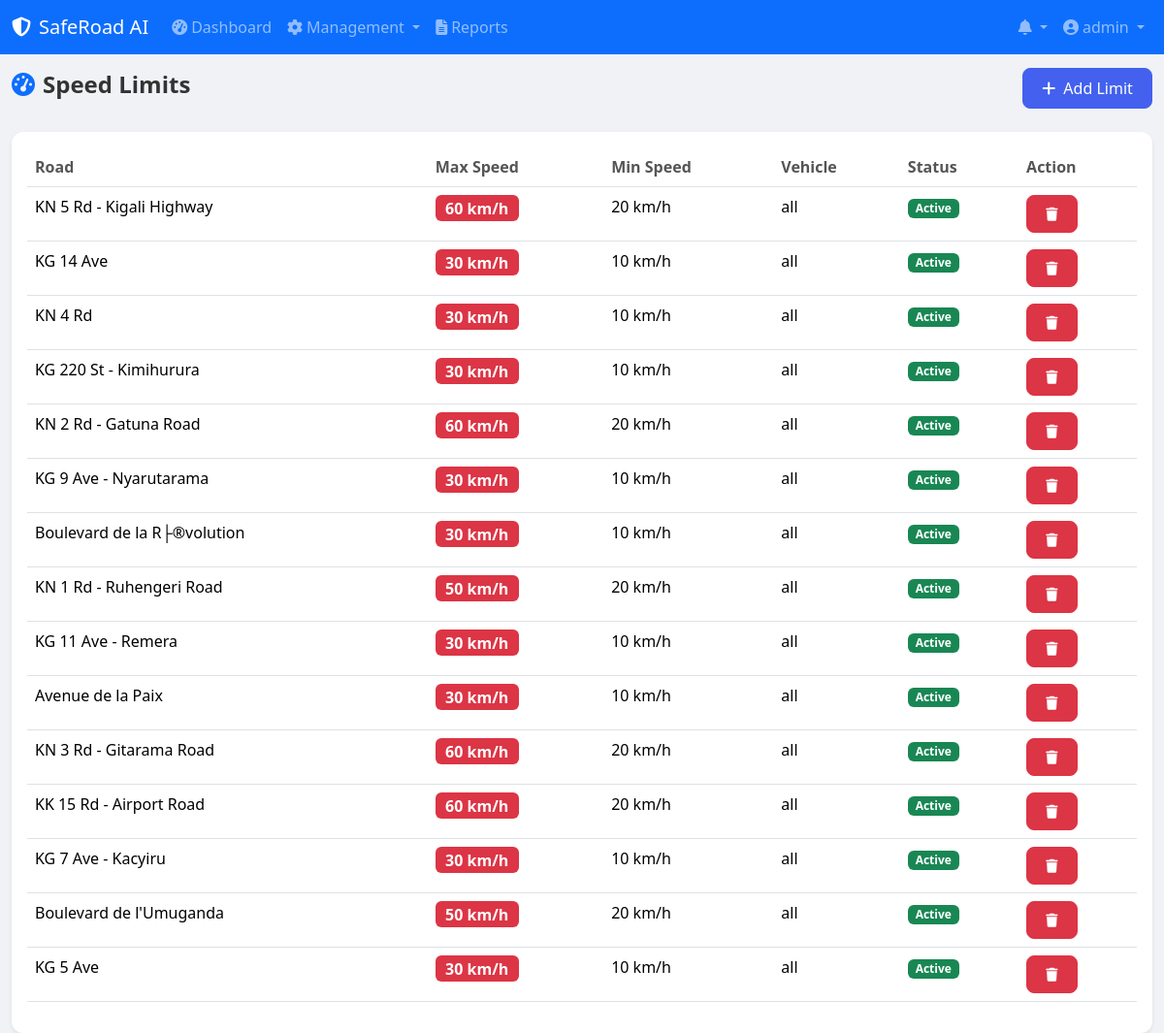
Screenshot of /admin/speed-limits/index.php (signed in) with the database file from the repository.
### tables this page shows
CREATE TABLE `speed_limits` (
  `id` int(11) NOT NULL AUTO_INCREMENT,
  `road_id` int(11) DEFAULT NULL,
  `max_speed` int(11) NOT NULL,
  `min_speed` int(11) DEFAULT 0,
  `vehicle_type` varchar(50) DEFAULT 'all',
  `effective_from` time DEFAULT '00:00:00',
  `effective_to` time DEFAULT '23:59:59',
  `is_active` tinyint(1) DEFAULT 1,
  `updated_by` int(11) DEFAULT NULL,
  `created_at` timestamp NOT NULL DEFAULT current_timestamp(),
  PRIMARY KEY (`id`),
  KEY `road_id` (`road_id`),
  KEY `updated_by` (`updated_by`),
  CONSTRAINT `speed_limits_ibfk_1` FOREIGN KEY (`road_id`) REFERENCES `roads` (`id`) ON DELETE CASCADE,
  CONSTRAINT `speed_limits_ibfk_2` FOREIGN KEY (`updated_by`) REFERENCES `users` (`id`) ON DELETE SET NULL
);

CREATE TABLE `roads` (
  `id` int(11) NOT NULL AUTO_INCREMENT,
  `road_name` varchar(200) NOT NULL,
  `road_type` varchar(50) DEFAULT 'Highway',
  `start_lat` decimal(10,7) DEFAULT NULL,
  `start_lng` decimal(10,7) DEFAULT NULL,
  `end_lat` decimal(10,7) DEFAULT NULL,
  `end_lng` decimal(10,7) DEFAULT NULL,
  `distance_km` decimal(8,2) DEFAULT NULL,
  `lanes` int(11) DEFAULT 2,
  `surface_type` varchar(50) DEFAULT 'Asphalt',
  `status` enum('open','closed','under_construction') DEFAULT 'open',
  `added_by` int(11) DEFAULT NULL,
  `created_at` timestamp NOT NULL DEFAULT current_timestamp(),
  PRIMARY KEY (`id`),
  KEY `added_by` (`added_by`),
  CONSTRAINT `roads_ibfk_1` FOREIGN KEY (`added_by`) REFERENCES `users` (`id`) ON DELETE SET NULL
);

### config/database.php (called while the page is built, shortened)
<?php
class Database {
    private static $instance = null;
    private $conn;
    private function __construct() {
        try {
            $dsn = "mysql:host=" . DB_HOST . ";dbname=" . DB_NAME . ";charset=utf8mb4";
            $options = [
                PDO::ATTR_ERRMODE => PDO::ERRMODE_EXCEPTION,
                PDO::ATTR_DEFAULT_FETCH_MODE => PDO::FETCH_ASSOC,
                PDO::ATTR_EMULATE_PREPARES => false,
            ];
            $this->conn = new PDO($dsn, DB_USER, DB_PASS, $options);
        } catch (PDOException $e) {
            error_log("Database connection failed: " . $e->getMessage());
            die("Database connection failed. Please check configuration.");
        }
    }
    public static function getInstance() {
        if (self::$instance === null) {
            self::$instance = new self();
        }
        return self::$instance;
    }
    public function query($sql, $fetchMode = PDO::FETCH_ASSOC) {
        $stmt = $this->conn->query($sql);
        $stmt->setFetchMode($fetchMode);
        return $stmt;
    }
}

### admin/speed-limits/index.php (the view, shortened to what this page needs)
<?php
$db = Database::getInstance();
$limits = $db->query("SELECT sl.*, r.road_name FROM speed_limits sl JOIN roads r ON sl.road_id = r.id ORDER BY sl.created_at DESC")->fetchAll();
include __DIR__ . '/../../includes/header.php';
include __DIR__ . '/../../includes/navbar.php';
?>
<div class="container-fluid">
    <div class="d-flex justify-content-between align-items-center mb-4">
        <h4 class="fw-bold"><i class="fas fa-tachometer-alt me-2 text-primary"></i>Speed Limits</h4>
        <button class="btn btn-primary" data-bs-toggle="modal" data-bs-target="#addModal"><i class="fas fa-plus me-2"></i>Add Limit</button>
    </div>
    <div class="card border-0 shadow-sm">
        <div class="card-body">
            <table class="table table-hover">
                <thead><tr><th>Road</th><th>Max Speed</th><th>Min Speed</th><th>Vehicle</th><th>Status</th><th>Action</th></tr></thead>
                <tbody>
                    <?php foreach ($limits as $l): ?>
                    <tr>
                        <td><?php echo htmlspecialchars($l['road_name']); ?></td>
                        <td><span class="badge bg-danger fs-6"><?php echo $l['max_speed']; ?> km/h</span></td>
                        <td><?php echo $l['min_speed'] ? $l['min_speed'] . ' km/h' : 'N/A'; ?></td>
                        <td><?php echo $l['vehicle_type']; ?></td>
                        <td><span class="badge bg-<?php echo $l['is_active'] ? 'success' : 'secondary'; ?>"><?php echo $l['is_active'] ? 'Active' : 'Inactive'; ?></span></td>
                        <td>
                            <form method="POST" class="d-inline" onsubmit="return confirm('Delete?')">
                                <button type="submit" name="delete" class="btn btn-sm btn-danger"><i class="fas fa-trash"></i></button>
                            </form>
                        </td>
                    </tr>
                    <?php endforeach; ?>
                </tbody>
            </table>
        </div>
    </div>
</div>
<?php include __DIR__ . '/../../includes/footer.php'; ?>

### assets/css/style.css (style rules this page uses)
:root { --primary: #4361ee; --primary-dark: #3a56d4; --secondary: #3f37c9; --success: #06d6a0; --danger: #ef476f; --warning: #ffd166; --info: #4cc9f0; --dark: #1a1a2e; --light: #f8f9fa; --sidebar-width: 260px; }
* { margin: 0; padding: 0; box-sizing: border-box; }
body { font-family: 'Segoe UI', Tahoma, Geneva, Verdana, sans-serif; background: #f0f2f5; color: #333; min-height: 100vh; }
.card { border-radius: 12px !important; overflow: hidden; }
.btn { border-radius: 8px; font-weight: 500; padding: 0.5rem 1.2rem; transition: all 0.2s ease; }
.btn-primary { background: var(--primary); border-color: var(--primary); }
.table th { font-weight: 600; color: #555; }

### rows the page displays
speed_limits: road.road_name "KN 5 Rd - Kigali Highway", max_speed "60", min_speed "20", vehicle_type "all", is_active "Active"
speed_limits: road.road_name "KG 14 Ave", max_speed "30", min_speed "10", vehicle_type "all", is_active "Active"
speed_limits: road.road_name "KN 4 Rd", max_speed "30", min_speed "10", vehicle_type "all", is_active "Active"
speed_limits: road.road_name "KG 220 St - Kimihurura", max_speed "30", min_speed "10", vehicle_type "all", is_active "Active"
speed_limits: road.road_name "KN 2 Rd - Gatuna Road", max_speed "60", min_speed "20", vehicle_type "all", is_active "Active"
speed_limits: road.road_name "KG 9 Ave - Nyarutarama", max_speed "30", min_speed "10", vehicle_type "all", is_active "Active"
speed_limits: road.road_name "Boulevard de la R├®volution", max_speed "30", min_speed "10", vehicle_type "all", is_active "Active"
speed_limits: road.road_name "KN 1 Rd - Ruhengeri Road", max_speed "50", min_speed "20", vehicle_type "all", is_active "Active"
speed_limits: road.road_name "KG 11 Ave - Remera", max_speed "30", min_speed "10", vehicle_type "all", is_active "Active"
speed_limits: road.road_name "Avenue de la Paix", max_speed "30", min_speed "10", vehicle_type "all", is_active "Active"
speed_limits: road.road_name "KN 3 Rd - Gitarama Road", max_speed "60", min_speed "20", vehicle_type "all", is_active "Active"
speed_limits: road.road_name "KK 15 Rd - Airport Road", max_speed "60", min_speed "20", vehicle_type "all", is_active "Active"
speed_limits: road.road_name "KG 7 Ave - Kacyiru", max_speed "30", min_speed "10", vehicle_type "all", is_active "Active"
speed_limits: road.road_name "Boulevard de l'Umuganda", max_speed "50", min_speed "20", vehicle_type "all", is_active "Active"
speed_limits: road.road_name "KG 5 Ave", max_speed "30", min_speed "10", vehicle_type "all", is_active "Active"

### other values shown
SITE_NAME "SafeRoad AI"
$_SESSION['username'] "admin"
